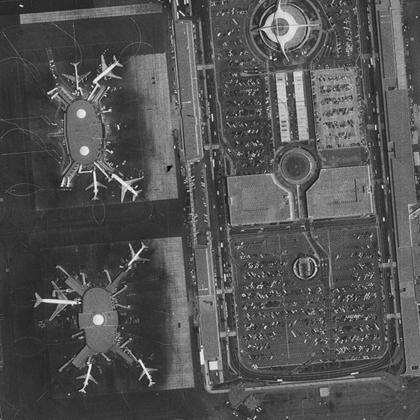
%> input picture projTest1/Images/5.3.02.tiff, 420 x 420 px, shrunk from 1024 x 1024 before the run
$ octave testCorrelation.m   (GNU Octave 9; MATLAB toolbox functions it lacks are replaced by stand-ins)
%> lines starting %> are read from the running program, lines starting %| are printed output that depends on the picture
### projTest1/myCorr.m
function corr = myCorr( A, B )
% Calculates the correlation between two matrices
A = single(A);
B = single(B);
A_mean = mean2(A);
B_mean = mean2(B);
numerator_sum = 0;
denominator_sum1 = 0;
denominator_sum2 = 0;
[M, N] = size(B);
[M2, N2] = size(A);

if (M ~= M2)
    error('inputs not same size')
end

if (N ~= N2)
    error('inputs not same size')
end

for m = 1:M
    for n = 1:N
        numerator_sum = numerator_sum + (A(m,n) - A_mean)*(B(m,n) - B_mean);
        denominator_sum1 = denominator_sum1 + ((A(m,n) - A_mean)^2);
        denominator_sum2 = denominator_sum2 + ((B(m,n) - B_mean)^2);
    end
end

corr = numerator_sum / (sqrt(denominator_sum1*denominator_sum2));

end

### projTest1/testCorrelation.m
% Call: ProjA1.m
% Downsample an image by 2x2 using
% the nearest neighbor algorithm.
% For class EE5353, UTSA Fall 2016
% Alex Torres (rkc870), 09/15/2016

% Read thresholded images
s_dir = pwd;
cd Images;

Y = imread('5.3.02.tiff', 'tiff');
%> Y is the input picture: size 420x420 uint8; min 0, max 248, mean 83
original = Y;
Y = Y(:,:,1);
X = imread('target_A1v.tiff', 'tiff');
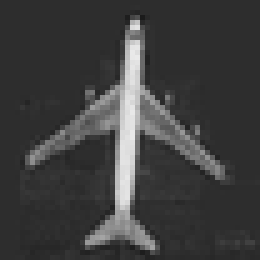
%> input picture projTest1/Images/target_A1v.tiff, 52 x 52 px, shrunk from 128 x 128 before the run (shown 5 times larger)
X = X(:,:,1);
%> X: size 52x52 uint8
[N2, M2] = size(X);
%> N2 = 52; M2 = 52

cd(s_dir);

% get cropped image from big image
Y1 = Y(1:1:N2, 1:1:M2);
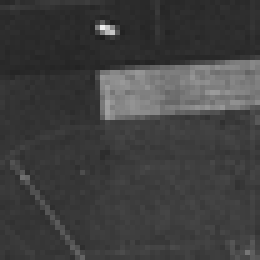
%> Y1: size 52x52 uint8 (shown 5 times larger); min 30, max 238, mean 63.4
myCorr(X,Y1)
%> in myCorr, `A_mean = mean2(A);`: A_mean = 62.2
%> in myCorr, `B_mean = mean2(B);`: B_mean = 63.37
%> after the loop in myCorr, `for m = 1:M`: denominator_sum1 = 4430260.5; denominator_sum2 = 1836486.5; numerator_sum = 569307
%> in myCorr, `corr = numerator_sum / (sqrt(denominator_sum1*denominator_sum2));`: corr = 0.2
%> ans = 0.2
corr2(X, Y1)
%> ans = 0.2
